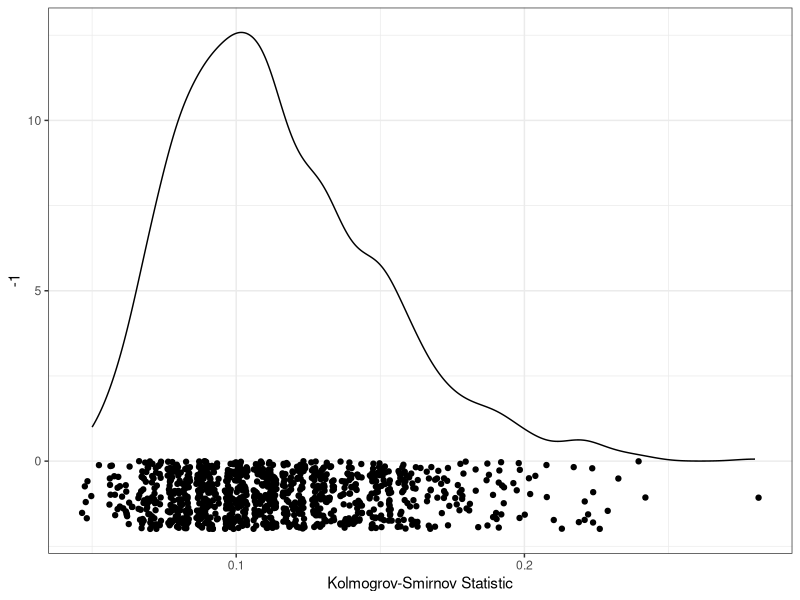
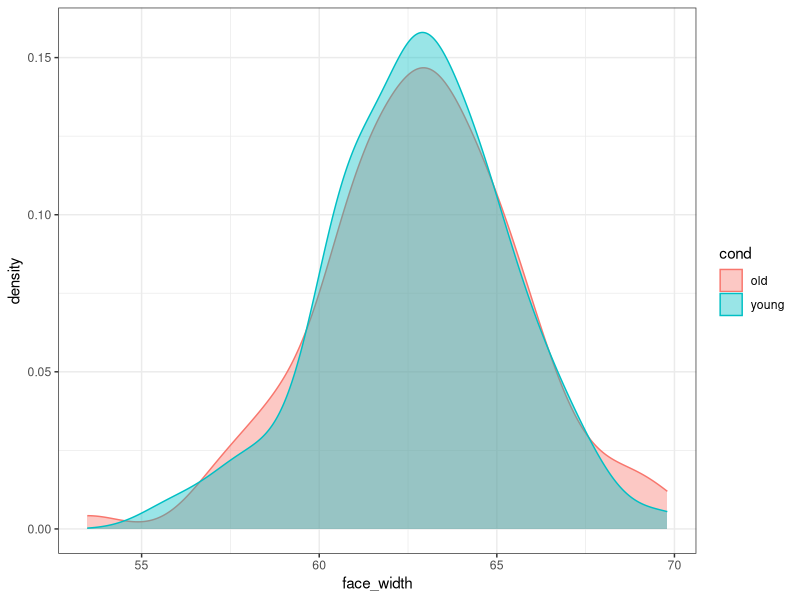
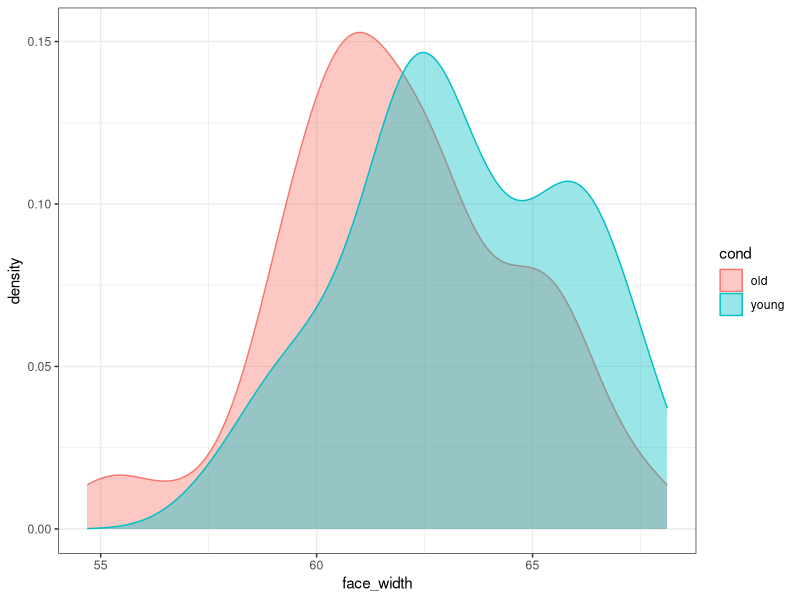

Generate these figures, in order, with R:
## ---- chunk 1
ggplot2::theme_set(ggplot2::theme_bw())
knitr::opts_chunk$set(echo = TRUE)
## ---- chunk 2
library(tidyverse)
## ---- chunk 3
stim_pool <- read_csv("stim_pool.csv")
## ---- chunk 4
stim_pool <- mutate(stim_pool, cond = case_when(age<28 ~ "young", age>50 ~ "old"))
## ---- chunk 5
count(stim_pool, cond)
## ---- chunk 6
set.seed(43)  # comment this line out (put # at the start of the line) to get a different result to mine
n_iter <- 1000
seeds <- sample(1:.Machine$integer.max, n_iter)
## ---- chunk 7
res <- map_df(seeds, function(seed_i) {
  # set the seed, so we can recreate any sample later
  set.seed(seed_i)
  
  sample <- stim_pool %>%
    # only keep observations from conditions we are interested in (remove faces from ages 29 to 49)
    filter(cond %in% c("young", "old")) %>%
    # for each condition, randomly select 100 items
    group_by(cond) %>%
    slice_sample(n = 100)
  
  # get the face_width values for the young condition in this sample
  face_width_young <- sample %>%
    filter(cond == "young") %>%
    pull(face_width)
  
  # get the face_width values for the young condition in this sample
  face_width_old <- sample %>%
    filter(cond == "old") %>%
    pull(face_width)
  
  # get the Kolmogrov-Smirnov statistic for the two conditions' distributions in the control variable
  # use suppressWarnings() to silence the annoying warning about p-values
  ks_results <- suppressWarnings( ks.test(face_width_young, face_width_old) )
  
  # extract the actual value for the K-S statistic
  ks_value <- ks_results$statistic
  
  # return a row of the dataframe with the seed and K-S value
  tibble(seed = seed_i, ks = ks_value)
})
## ---- chunk 8
ggplot(res, aes(ks)) +
  geom_density() +
  geom_point(aes(y = -1), position = position_jitter(height=1)) +
  xlab("Kolmogrov-Smirnov Statistic")
## ---- chunk 9
res_sorted <- arrange(res, ks)

res_sorted
## ---- chunk 10
# sort by distance ascendingly, so the best seed is at the top, and extract it
best_seed <- res_sorted %>%
  pull(seed) %>%
  first()

best_seed
## ---- chunk 11
set.seed(best_seed)
  
best_stim <- stim_pool %>%
  filter(cond %in% c("young", "old")) %>%
  group_by(cond) %>%
  slice_sample(n = 100)
## ---- chunk 12
ggplot(best_stim, aes(face_width, colour=cond, fill=cond)) +
  geom_density(alpha=0.4)
## ---- chunk 13
# sort ascendingly (largest K-S statistic first), and extract the top seed
worst_seed <- res_sorted %>%
  arrange(desc(ks)) %>%
  pull(seed) %>%
  first()

set.seed(worst_seed)

# recreate the worst stimulus set
worst_stim <- stim_pool %>%
  filter(cond %in% c("young", "old")) %>%
  group_by(cond) %>%
  slice_sample(n = 100)

ggplot(worst_stim, aes(face_width, colour=cond, fill=cond)) +
  geom_density(alpha=0.4)
